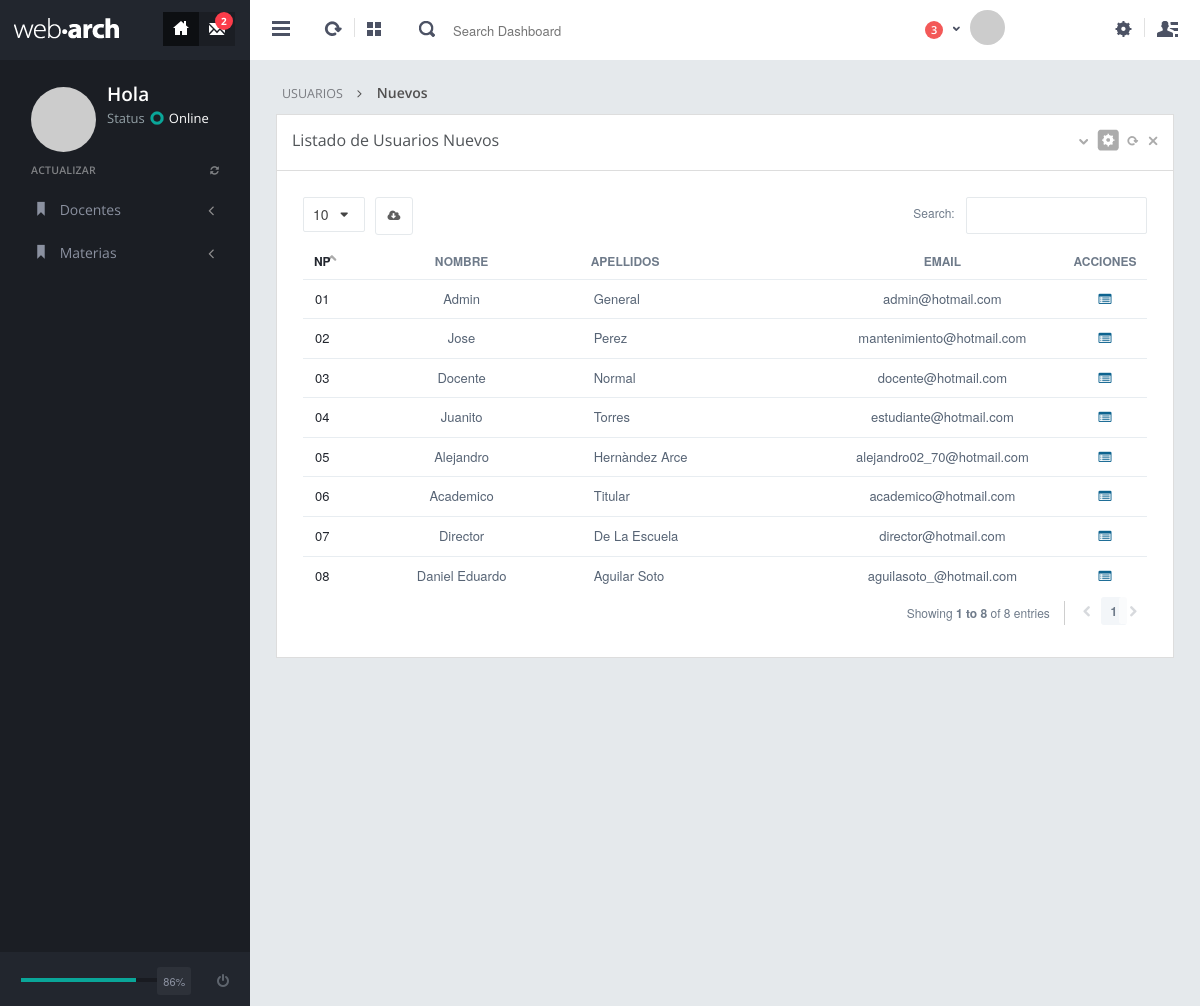
/usuariosxnuevos.php, run on the app's committed database.
### tables this page shows
CREATE TABLE `usuario` (
  `idusuario` int(11) NOT NULL AUTO_INCREMENT,
  `fh` timestamp NOT NULL DEFAULT CURRENT_TIMESTAMP ON UPDATE CURRENT_TIMESTAMP,
  `k` varchar(45) NOT NULL,
  `nombre` varchar(100) NOT NULL,
  `apellidos` varchar(150) NOT NULL,
  `email` varchar(150) NOT NULL,
  `pwd` varchar(100) NOT NULL,
  `activo` tinyint(1) NOT NULL DEFAULT '1',
  PRIMARY KEY (`idusuario`)
);

### clases/cnx.php (called while the page is built)
<?php
return array(
    'db' => array(
        'dsn' => 'mysql:host=localhost;dbname=ittg_sia',
        'username' => 'sia_root',
        'password' => 'sia_password',
        'prefix' => null,
        'collation' => 'utf8',
        'options' => array(PDO::ATTR_ERRMODE => PDO::ERRMODE_WARNING)
    	),
    'dummy' => null,
    'otro' => 'aqui valor de la configuración'
	);
?>

### clases/config.php (called while the page is built, shortened)
<?php
class Config{
    private static $_instance = null;
    public $options = array();
    private function __construct($filepath){
        $this->options = include $filepath;
    	}
    public static function getInstance($filepath = 'cnx.php'){
        if (!isset(self::$_instance)){
            self::$_instance = new self($filepath);
        	}
        return self::$_instance;
    	}
    public function __get($key){
        if (isset($this->options[$key])){
            return $this->options[$key];
        	}
		else{
            trigger_error("la variable $key no existe!", E_USER_NOTICE);
        	}
    	}
	}
?>

### clases/db.php (called while the page is built, shortened)
<?php
class Db{
    private static $link = null;
    private static function getLink(){
        if (self :: $link){
            return self :: $link;
        	}
        $config = Config::getInstance();
        self :: $link = new PDO ($config->db['dsn'],
								 $config->db['username'],
								 $config->db['password'],
								 $config->db['options']);
        self :: $link->exec("SET NAMES utf8");
        self :: $link->exec("SET CHARACTER SET utf8");
        return self :: $link;
	    }
    public static function __callStatic($name, $args){
        $callback = array(self :: getLink(), $name);
        return call_user_func_array($callback, $args);
    	}
	}
?>

### clases/usuario.php (called while the page is built, shortened)
<?php
class Usuario{
    public function getListadoUsuariosNuevos(){
        $stmt = Db::prepare("SELECT * FROM usuario");
        $stmt->execute();
        return $stmt->fetchAll(PDO::FETCH_ASSOC);
    	}
	}
?>

### clases/permiso.php (called while the page is built, shortened)
<?php
class Permiso{
public function validar($idmodulo,$idusuario){
		$permiso = 0;
        $stmt = Db::prepare("SELECT admpermiso.fkmodulo FROM admusuariogrupo
								INNER JOIN admpermiso ON admusuariogrupo.fkgrupo = admpermiso.fkgrupo
								WHERE admpermiso.fkmodulo = :idmodulo AND admusuariogrupo.fkusuario = :idusuario
								AND admpermiso.activo = 1 AND admusuariogrupo.activo = 1");
        $stmt->bindParam(':idmodulo', $idmodulo);
		$stmt->bindParam(':idusuario', $idusuario);
        $stmt->execute();
		$datos = $stmt->fetchAll(PDO::FETCH_ASSOC);
        $stmt = Db::prepare("SELECT fkmodulo FROM admusuariomodulo
								WHERE fkmodulo = :idmodulo AND fkusuario = :idusuario AND activo = 1");
        $stmt->bindParam(':idmodulo', $idmodulo);
		$stmt->bindParam(':idusuario', $idusuario);
        $stmt->execute();
		$datos = $stmt->fetchAll(PDO::FETCH_ASSOC);
		if($permiso == 0){
			return FALSE;
			}
    	}
	}
?>

### usuariosxnuevos.php (the view, shortened to what this page needs)
<?php
require 'clases/config.php';
require 'clases/db.php';
require 'clases/usuario.php';
require 'clases/permiso.php';
$objP = new Permiso();
$obj = new Usuario();
$datos = $obj->getListadoUsuariosNuevos();
$listado = count($datos);
?>
<!DOCTYPE html>
<html>
<head>
<link href="assets/plugins/bootstrap-select2/select2.css" rel="stylesheet" type="text/css" media="screen"/>
<link href="assets/plugins/jquery-slider/css/jquery.sidr.light.css" rel="stylesheet" type="text/css" media="screen"/>
<link href="assets/plugins/jquery-datatable/css/jquery.dataTables.css" rel="stylesheet" type="text/css"/>
<link href="assets/plugins/boostrap-checkbox/css/bootstrap-checkbox.css" rel="stylesheet" type="text/css" media="screen"/>
<link href="assets/plugins/datatables-responsive/css/datatables.responsive.css" rel="stylesheet" type="text/css" media="screen"/>
<link href="assets/plugins/boostrapv3/css/bootstrap.min.css" rel="stylesheet" type="text/css"/>
<link href="assets/plugins/boostrapv3/css/bootstrap-theme.min.css" rel="stylesheet" type="text/css"/>
<link href="assets/plugins/font-awesome/css/font-awesome.css" rel="stylesheet" type="text/css"/>
<link href="assets/css/animate.min.css" rel="stylesheet" type="text/css"/>
<link href="assets/css/style.css" rel="stylesheet" type="text/css"/>
<link href="assets/css/responsive.css" rel="stylesheet" type="text/css"/>
<link href="assets/css/custom-icon-set.css" rel="stylesheet" type="text/css"/>
</head>
<body class="">
	<?php include('_header.php'); ?>
<div class="page-container row-fluid">
	<?php include('_sidebarxl.php'); ?>
  <div class="page-content">
    <div class="content">
      <ul class="breadcrumb">
        <li>
          <p>USUARIOS</p>
        </li>
        <li><a href="#" class="active">Nuevos</a> </li>
      </ul>
      <div class="row-fluid">
        <div class="span12">
          <div class="grid simple ">
            <div class="grid-title">
              <h4>Listado de Usuarios Nuevos <span class="semi-bold"></span></h4>
              <div class="tools"> <a href="javascript:;" class="collapse"></a> <a href="#grid-config" data-toggle="modal" class="config"></a> <a href="javascript:;" class="reload"></a> <a href="javascript:;" class="remove"></a> </div>
            </div>
            <div class="grid-body ">
                <table class="table table-hover table-condensed" id="example">
                  <thead>
                    <tr>
                      <th class="text-center" style="width:1%">NP</th>
                      <th class="text-center" style="width:30%">Nombre</th>
                      <th style="width:30%" data-hide="phone,tablet">Apellidos</th>
                      <th class="text-center" style="width:29%" data-hide="phone,tablet">Email</th>
                      <th class="text-center" style="width:10%" data-hide="phone,tablet">Acciones</th>
                    </tr>
                  </thead>
                  <tbody>
					<?php
                    for($i=0; $i<$listado; $i++){
                        $np = $i + 1;
						$np=sprintf("%02d",$np);
						echo "<tr>";
						echo "<td><span>".$np."</span></td>";
                        echo "<td align='center'><span>".$datos[$i]['nombre']."</span></td>";
                        echo "<td><span>".$datos[$i]['apellidos']."</span></td>";
                        echo "<td align='center'><span>".$datos[$i]['email']."</span></td>";
                        echo "<td align='center'>
							<a href='#' title='Detalle'><i class='fa fa-list-alt'></i></a>
							</td>";
                        echo "</tr>";
                        }
                    ?>
                  </tbody>
                </table>
            </div>
          </div>
        </div>
      </div>
  </div>
</div>
</body>
</html>

### _header.php (shortened to what this page needs)
<?php
$avatar = $_SESSION['email'];
$avatarxhs = md5($avatar);
$d = urlencode("http://serviciosconsejo.poderjudicialchiapas.gob.mx/assets/img/default.jpg");
$path = "http://www.gravatar.com/avatar/".$avatarxhs."?d=".$d;
?>
<div class="header navbar navbar-inverse ">
  <div class="navbar-inner">
	<div class="header-seperation">
      <a href="index.html"><img src="assets/img/logo.png" class="logo" alt=""  data-src="assets/img/logo.png" data-src-retina="assets/img/logo2x.png" width="106" height="21"/></a>
      <ul class="nav pull-right notifcation-center">
        <li class="dropdown" id="header_task_bar"> <a href="principal.php" class="dropdown-toggle active" data-toggle=""> <div class="iconset top-home"></div> </a> </li>
        <li class="dropdown" id="header_inbox_bar" > <a href="#" class="dropdown-toggle" > <div class="iconset top-messages"></div>  <span class="badge" id="msgs-badge">2</span> </a></li>
      </ul>
      </div>
      <div class="header-quick-nav" >
	  <div class="pull-left">
        <ul class="nav quick-section">
          <li class="quicklinks"> <a href="#" class="" id="layout-condensed-toggle" >
            <div class="iconset top-menu-toggle-dark"></div>
            </a> </li>
        </ul>
        <ul class="nav quick-section">
          <li class="quicklinks"> <a href="#" class="" >
            <div class="iconset top-reload"></div>
            </a> </li>
          <li class="quicklinks"> <span class="h-seperate"></span></li>
          <li class="quicklinks"> <a href="#" class="" >
            <div class="iconset top-tiles"></div>
            </a> </li>
			<li class="m-r-10 input-prepend inside search-form no-boarder">
				<span class="add-on"> <span class="iconset top-search"></span></span>
				 <input name="" type="text"  class="no-boarder " placeholder="Search Dashboard" style="width:250px;">
			</li>
		  </ul>
	  </div>
      <div class="pull-right">
		<div class="chat-toggler">
				<a href="#" class="dropdown-toggle" id="my-task-list" data-placement="bottom"  data-content='' data-toggle="dropdown" data-original-title="Notificaciones">
					<div class="user-details">
						<div class="username">
							<span class="badge badge-important">3</span>
						</div>
					</div>
					<div class="iconset top-down-arrow"></div>
				</a>
				<div class="profile-pic">
					<img src="<?php echo $path?>" width="35" height="35" />
				</div>
			</div>
		 <ul class="nav quick-section ">
			<li class="quicklinks">
				<a data-toggle="dropdown" class="dropdown-toggle  pull-right " href="#" id="user-options">
					<div class="iconset top-settings-dark "></div>
				</a>
			</li>
			<li class="quicklinks"> <span class="h-seperate"></span></li>
			<li class="quicklinks">
			<a id="chat-menu-toggle" href="#sidr" class="chat-menu-toggle" ><div class="iconset top-chat-dark "><span class="badge badge-important hide" id="chat-message-count">1</span></div>
			</a>
			</li>
		</ul>
      </div>
      </div>
  </div>
</div>

### _sidebarxl.php (shortened to what this page needs)
  <div class="page-sidebar" id="main-menu">
   <div class="user-info-wrapper">
	<div class="profile-wrapper">
		<img src="<?php echo $path?>"  alt="" width="69" height="69" />
	</div>
    <div class="user-info">
      <div class="greeting">Hola</div>
      <div class="status">Status<a href="#"><div class="status-icon green"></div>Online</a></div>
    </div>
   </div>
	<p class="menu-title">ACTUALIZAR <span class="pull-right"><a href="javascript:;"><i class="fa fa-refresh"></i></a></span></p>
    <ul>
      <li class=""> <a href="javascript:;"> <i class="icon-custom-ui"></i> <span class="title">Docentes</span> <span class="arrow "></span> </a>
      </li>
      <li class=""> <a href="javascript:;"> <i class="icon-custom-ui"></i> <span class="title">Materias</span> <span class="arrow "></span> </a>
      </li>
<?php if($objP->validar(9,$_SESSION['idu'])){ ?>
      <li class=""> <a href="javascript:;"> <i class="icon-custom-ui"></i> <span class="title">Usuarios</span> <span class="arrow "></span> </a>
        <ul class="sub-menu">
    	<?php if($objP->validar(9,$_SESSION['idu'])){ ?>
		  <li > <a href="usuariosxnuevos.php"> Usuarios Nuevos </a> </li>
		<?php } ?>
        </ul>
      </li>
<?php } ?>
    </ul>
  </div>
   <div class="footer-widget">
	<div class="progress transparent progress-small no-radius no-margin">
		<div class="progress-bar progress-bar-success animate-progress-bar" data-percentage="79%" style="width: 79%;"></div>
	</div>
	<div class="pull-right">
		<div class="details-status">
		<span class="animate-number" data-value="86" data-animation-duration="560">86</span>%
	</div>
	<a href="lockscreen.html"><i class="fa fa-power-off"></i></a></div>
  </div>

### assets/css/responsive.css (style rules this page uses)
@media (min-width: 980px) { .page-sidebar { display: inline-block; float: left; position: relative; width: 250px; margin-top:58px; } }
@media (min-width: 980px) { .page-sidebar ul { width: 250px; } }
@media (min-width: 980px) { .page-content { margin-left: 250px; min-height: 1006px; } }

### data on the page
usuario: np "01", nombre "Admin", apellidos "General", email "admin@hotmail.com"
usuario: np "02", nombre "Jose", apellidos "Perez", email "mantenimiento@hotmail.com"
usuario: np "03", nombre "Docente", apellidos "Normal", email "docente@hotmail.com"
usuario: np "04", nombre "Juanito", apellidos "Torres", email "estudiante@hotmail.com"
usuario: np "05", nombre "Alejandro", apellidos "Hernàndez Arce", email "alejandro02_70@hotmail.com"
usuario: np "06", nombre "Academico", apellidos "Titular", email "academico@hotmail.com"
usuario: np "07", nombre "Director", apellidos "De La Escuela", email "director@hotmail.com"
usuario: np "08", nombre "Daniel Eduardo", apellidos "Aguilar Soto", email "aguilasoto_@hotmail.com"
